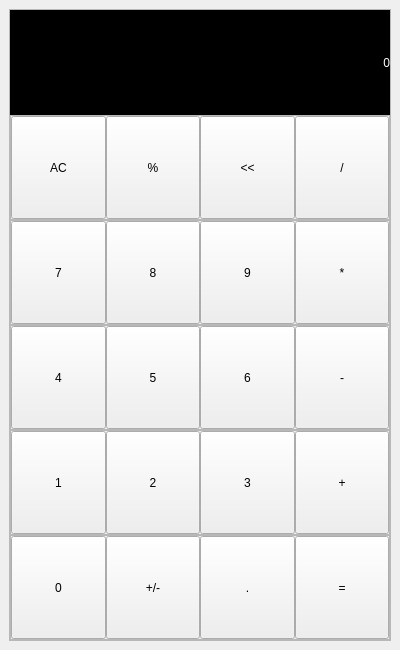
<?xml version="1.0" encoding="UTF-8"?>
<ui version="4.0">
 <class>MainWindow</class>
 <widget class="QMainWindow" name="MainWindow">
  <property name="geometry">
   <rect>
    <x>0</x>
    <y>0</y>
    <width>400</width>
    <height>650</height>
   </rect>
  </property>
  <property name="minimumSize">
   <size>
    <width>400</width>
    <height>650</height>
   </size>
  </property>
  <property name="maximumSize">
   <size>
    <width>400</width>
    <height>650</height>
   </size>
  </property>
  <property name="windowTitle">
   <string>CALCULADORAPYTHON</string>
  </property>
  <property name="styleSheet">
   <string notr="true"/>
  </property>
  <widget class="QWidget" name="centralwidget">
   <layout class="QHBoxLayout" name="horizontalLayout">
    <item>
     <widget class="QFrame" name="frame">
      <property name="maximumSize">
       <size>
        <width>10000</width>
        <height>10000</height>
       </size>
      </property>
      <property name="frameShape">
       <enum>QFrame::StyledPanel</enum>
      </property>
      <property name="frameShadow">
       <enum>QFrame::Raised</enum>
      </property>
      <property name="lineWidth">
       <number>1</number>
      </property>
      <layout class="QVBoxLayout" name="verticalLayout">
       <property name="spacing">
        <number>0</number>
       </property>
       <property name="leftMargin">
        <number>0</number>
       </property>
       <property name="topMargin">
        <number>0</number>
       </property>
       <property name="rightMargin">
        <number>0</number>
       </property>
       <property name="bottomMargin">
        <number>0</number>
       </property>
       <item>
        <widget class="QLabel" name="outputLabel">
         <property name="minimumSize">
          <size>
           <width>0</width>
           <height>0</height>
          </size>
         </property>
         <property name="maximumSize">
          <size>
           <width>16777215</width>
           <height>16777215</height>
          </size>
         </property>
         <property name="baseSize">
          <size>
           <width>0</width>
           <height>0</height>
          </size>
         </property>
         <property name="styleSheet">
          <string notr="true">font: 87 40pt &quot;Arial Black&quot;;
background-color: #000;
color:#fff</string>
         </property>
         <property name="text">
          <string>0</string>
         </property>
         <property name="alignment">
          <set>Qt::AlignRight|Qt::AlignTrailing|Qt::AlignVCenter</set>
         </property>
         <property name="margin">
          <number>5</number>
         </property>
        </widget>
       </item>
       <item>
        <widget class="QFrame" name="frame_6">
         <property name="maximumSize">
          <size>
           <width>16777215</width>
           <height>16777215</height>
          </size>
         </property>
         <property name="frameShape">
          <enum>QFrame::StyledPanel</enum>
         </property>
         <property name="frameShadow">
          <enum>QFrame::Raised</enum>
         </property>
         <layout class="QHBoxLayout" name="horizontalLayout_6">
          <property name="spacing">
           <number>0</number>
          </property>
          <property name="leftMargin">
           <number>0</number>
          </property>
          <property name="topMargin">
           <number>0</number>
          </property>
          <property name="rightMargin">
           <number>0</number>
          </property>
          <property name="bottomMargin">
           <number>0</number>
          </property>
          <item>
           <widget class="QPushButton" name="clearButton">
            <property name="maximumSize">
             <size>
              <width>130</width>
              <height>130</height>
             </size>
            </property>
            <property name="styleSheet">
             <string notr="true">font: 87 36pt &quot;Arial Black&quot;;</string>
            </property>
            <property name="text">
             <string>AC</string>
            </property>
           </widget>
          </item>
          <item>
           <widget class="QPushButton" name="percentageButton">
            <property name="maximumSize">
             <size>
              <width>130</width>
              <height>130</height>
             </size>
            </property>
            <property name="styleSheet">
             <string notr="true">font: 87 36pt &quot;Arial Black&quot;;</string>
            </property>
            <property name="text">
             <string>%</string>
            </property>
           </widget>
          </item>
          <item>
           <widget class="QPushButton" name="backspaceButton">
            <property name="maximumSize">
             <size>
              <width>130</width>
              <height>130</height>
             </size>
            </property>
            <property name="styleSheet">
             <string notr="true">font: 87 36pt &quot;Arial Black&quot;;</string>
            </property>
            <property name="text">
             <string>&lt;&lt;</string>
            </property>
           </widget>
          </item>
          <item>
           <widget class="QPushButton" name="divisionButton">
            <property name="maximumSize">
             <size>
              <width>130</width>
              <height>130</height>
             </size>
            </property>
            <property name="styleSheet">
             <string notr="true">font: 87 36pt &quot;Arial Black&quot;;</string>
            </property>
            <property name="text">
             <string>/</string>
            </property>
           </widget>
          </item>
         </layout>
        </widget>
       </item>
       <item>
        <widget class="QFrame" name="frame_2">
         <property name="frameShape">
          <enum>QFrame::StyledPanel</enum>
         </property>
         <property name="frameShadow">
          <enum>QFrame::Raised</enum>
         </property>
         <layout class="QHBoxLayout" name="horizontalLayout_2">
          <property name="spacing">
           <number>0</number>
          </property>
          <property name="leftMargin">
           <number>0</number>
          </property>
          <property name="topMargin">
           <number>0</number>
          </property>
          <property name="rightMargin">
           <number>0</number>
          </property>
          <property name="bottomMargin">
           <number>0</number>
          </property>
          <item>
           <widget class="QPushButton" name="seteButton">
            <property name="maximumSize">
             <size>
              <width>130</width>
              <height>130</height>
             </size>
            </property>
            <property name="styleSheet">
             <string notr="true">font: 87 36pt &quot;Arial Black&quot;;</string>
            </property>
            <property name="text">
             <string>7</string>
            </property>
           </widget>
          </item>
          <item>
           <widget class="QPushButton" name="oitoButton">
            <property name="maximumSize">
             <size>
              <width>130</width>
              <height>130</height>
             </size>
            </property>
            <property name="styleSheet">
             <string notr="true">font: 87 36pt &quot;Arial Black&quot;;</string>
            </property>
            <property name="text">
             <string>8</string>
            </property>
           </widget>
          </item>
          <item>
           <widget class="QPushButton" name="noveButton">
            <property name="maximumSize">
             <size>
              <width>130</width>
              <height>130</height>
             </size>
            </property>
            <property name="styleSheet">
             <string notr="true">font: 87 36pt &quot;Arial Black&quot;;</string>
            </property>
            <property name="text">
             <string>9</string>
            </property>
           </widget>
          </item>
          <item>
           <widget class="QPushButton" name="multiplicacaoButton_2">
            <property name="maximumSize">
             <size>
              <width>130</width>
              <height>130</height>
             </size>
            </property>
            <property name="styleSheet">
             <string notr="true">font: 87 36pt &quot;Arial Black&quot;;</string>
            </property>
            <property name="text">
             <string>*</string>
            </property>
           </widget>
          </item>
         </layout>
        </widget>
       </item>
       <item>
        <widget class="QFrame" name="frame_3">
         <property name="frameShape">
          <enum>QFrame::StyledPanel</enum>
         </property>
         <property name="frameShadow">
          <enum>QFrame::Raised</enum>
         </property>
         <layout class="QHBoxLayout" name="horizontalLayout_3">
          <property name="spacing">
           <number>0</number>
          </property>
          <property name="leftMargin">
           <number>0</number>
          </property>
          <property name="topMargin">
           <number>0</number>
          </property>
          <property name="rightMargin">
           <number>0</number>
          </property>
          <property name="bottomMargin">
           <number>0</number>
          </property>
          <item>
           <widget class="QPushButton" name="quatroButton">
            <property name="maximumSize">
             <size>
              <width>130</width>
              <height>130</height>
             </size>
            </property>
            <property name="styleSheet">
             <string notr="true">font: 87 36pt &quot;Arial Black&quot;;</string>
            </property>
            <property name="text">
             <string>4</string>
            </property>
           </widget>
          </item>
          <item>
           <widget class="QPushButton" name="cincoButton">
            <property name="maximumSize">
             <size>
              <width>130</width>
              <height>130</height>
             </size>
            </property>
            <property name="styleSheet">
             <string notr="true">font: 87 36pt &quot;Arial Black&quot;;</string>
            </property>
            <property name="text">
             <string>5</string>
            </property>
           </widget>
          </item>
          <item>
           <widget class="QPushButton" name="seisButton">
            <property name="maximumSize">
             <size>
              <width>130</width>
              <height>130</height>
             </size>
            </property>
            <property name="styleSheet">
             <string notr="true">font: 87 36pt &quot;Arial Black&quot;;</string>
            </property>
            <property name="text">
             <string>6</string>
            </property>
           </widget>
          </item>
          <item>
           <widget class="QPushButton" name="menosButton">
            <property name="maximumSize">
             <size>
              <width>130</width>
              <height>130</height>
             </size>
            </property>
            <property name="styleSheet">
             <string notr="true">font: 87 36pt &quot;Arial Black&quot;;</string>
            </property>
            <property name="text">
             <string>-</string>
            </property>
           </widget>
          </item>
         </layout>
        </widget>
       </item>
       <item>
        <widget class="QFrame" name="frame_4">
         <property name="frameShape">
          <enum>QFrame::StyledPanel</enum>
         </property>
         <property name="frameShadow">
          <enum>QFrame::Raised</enum>
         </property>
         <layout class="QHBoxLayout" name="horizontalLayout_4">
          <property name="spacing">
           <number>0</number>
          </property>
          <property name="leftMargin">
           <number>0</number>
          </property>
          <property name="topMargin">
           <number>0</number>
          </property>
          <property name="rightMargin">
           <number>0</number>
          </property>
          <property name="bottomMargin">
           <number>0</number>
          </property>
          <item>
           <widget class="QPushButton" name="umButton">
            <property name="maximumSize">
             <size>
              <width>130</width>
              <height>130</height>
             </size>
            </property>
            <property name="styleSheet">
             <string notr="true">font: 87 36pt &quot;Arial Black&quot;;</string>
            </property>
            <property name="text">
             <string>1</string>
            </property>
           </widget>
          </item>
          <item>
           <widget class="QPushButton" name="doisButton">
            <property name="maximumSize">
             <size>
              <width>130</width>
              <height>130</height>
             </size>
            </property>
            <property name="styleSheet">
             <string notr="true">font: 87 36pt &quot;Arial Black&quot;;</string>
            </property>
            <property name="text">
             <string>2</string>
            </property>
           </widget>
          </item>
          <item>
           <widget class="QPushButton" name="tresButton">
            <property name="maximumSize">
             <size>
              <width>130</width>
              <height>130</height>
             </size>
            </property>
            <property name="styleSheet">
             <string notr="true">font: 87 36pt &quot;Arial Black&quot;;</string>
            </property>
            <property name="text">
             <string>3</string>
            </property>
           </widget>
          </item>
          <item>
           <widget class="QPushButton" name="maisButton">
            <property name="maximumSize">
             <size>
              <width>130</width>
              <height>130</height>
             </size>
            </property>
            <property name="styleSheet">
             <string notr="true">font: 87 36pt &quot;Arial Black&quot;;</string>
            </property>
            <property name="text">
             <string>+</string>
            </property>
           </widget>
          </item>
         </layout>
        </widget>
       </item>
       <item>
        <widget class="QFrame" name="frame_5">
         <property name="frameShape">
          <enum>QFrame::StyledPanel</enum>
         </property>
         <property name="frameShadow">
          <enum>QFrame::Raised</enum>
         </property>
         <layout class="QHBoxLayout" name="horizontalLayout_5">
          <property name="spacing">
           <number>0</number>
          </property>
          <property name="leftMargin">
           <number>0</number>
          </property>
          <property name="topMargin">
           <number>0</number>
          </property>
          <property name="rightMargin">
           <number>0</number>
          </property>
          <property name="bottomMargin">
           <number>0</number>
          </property>
          <item>
           <widget class="QPushButton" name="zeroButton">
            <property name="maximumSize">
             <size>
              <width>130</width>
              <height>130</height>
             </size>
            </property>
            <property name="styleSheet">
             <string notr="true">font: 87 36pt &quot;Arial Black&quot;;</string>
            </property>
            <property name="text">
             <string>0</string>
            </property>
           </widget>
          </item>
          <item>
           <widget class="QPushButton" name="maismenosButton">
            <property name="maximumSize">
             <size>
              <width>130</width>
              <height>130</height>
             </size>
            </property>
            <property name="styleSheet">
             <string notr="true">font: 87 36pt &quot;Arial Black&quot;;</string>
            </property>
            <property name="text">
             <string>+/-</string>
            </property>
           </widget>
          </item>
          <item>
           <widget class="QPushButton" name="pontoButton">
            <property name="maximumSize">
             <size>
              <width>130</width>
              <height>130</height>
             </size>
            </property>
            <property name="styleSheet">
             <string notr="true">font: 87 36pt &quot;Arial Black&quot;;</string>
            </property>
            <property name="text">
             <string>.</string>
            </property>
           </widget>
          </item>
          <item>
           <widget class="QPushButton" name="igualButton">
            <property name="maximumSize">
             <size>
              <width>130</width>
              <height>130</height>
             </size>
            </property>
            <property name="styleSheet">
             <string notr="true">font: 87 36pt &quot;Arial Black&quot;;</string>
            </property>
            <property name="text">
             <string>=</string>
            </property>
           </widget>
          </item>
         </layout>
        </widget>
       </item>
      </layout>
     </widget>
    </item>
   </layout>
  </widget>
 </widget>
 <resources/>
 <connections/>
</ui>
